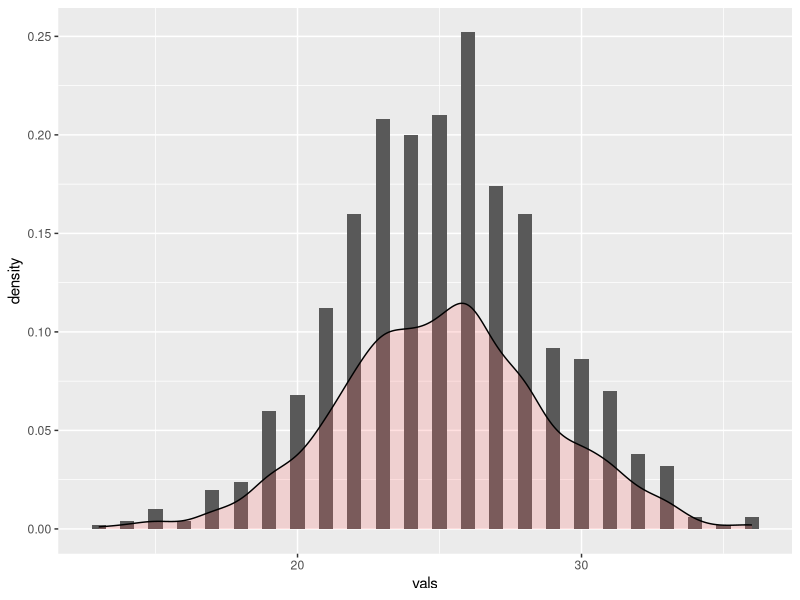

The R script that drew this image:
## ---- chunk 1
knitr::opts_chunk$set(echo = FALSE)
## ---- chunk 2
library(ggplot2)

set.seed(1234)

BiNums = data.frame(vals = rbinom(n=1000, size=50, prob=0.5))

## ---- chunk 3
ggplot(BiNums, aes(x=vals)) + 
  geom_histogram(aes(y=after_stat(density)),      
                 binwidth=.5) +
  geom_density(alpha=.2, fill="#FF6666")  

